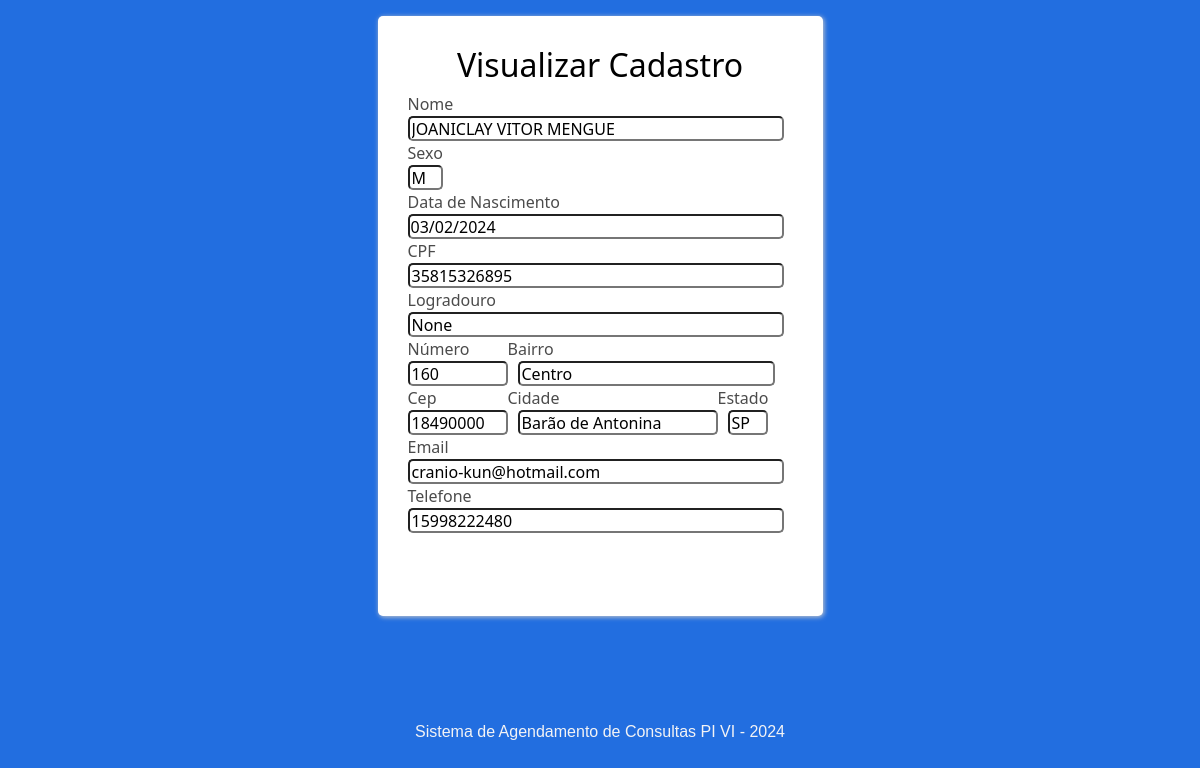
Screenshot of /visualizar3/22 with the database file from the repository.
### odonto/models.py (models this page shows)
class Paciente(db.Model):  # tabela paciente
    id = db.Column(db.Integer, primary_key=True, autoincrement=True)
    nome_paciente = db.Column(db.String)
    sexo = db.Column(db.String)
    data_nasc = db.Column(db.String)
    cpf = db.Column(db.String(14), unique=True, nullable=False)
    logradouro = db.Column(db.String)
    numero = db.Column(db.String)
    bairro = db.Column(db.String)
    cep = db.Column(db.String)
    cidade = db.Column(db.String)
    estado = db.Column(db.String)
    email = db.Column(db.String)
    telefone = db.Column(db.String)

### odonto/main.py (the view, shortened to what this page needs)
@main.route("/visualizar3/<int:id>", methods= ['GET', 'POST'])
def visualizar3(id):
    paciente = Paciente.query.filter_by(id=id).first()
    return render_template('visualizar3.html', paciente=paciente)

### odonto/templates/visualizar3.html (shortened to what this page needs)
{% extends "base2.html" %}
{% block content %}
<!DOCTYPE html>
<html lang="pt-br">
<head>
    <link rel="stylesheet" href="../static/css/style.css">
    <link rel="stylesheet" href="../static/css/bootstrap.css">
    <link rel="stylesheet" href="https://use.fontawesome.com/releases/v5.8.2/css/all.css"
>
</head>
<body>
  <form class="form" method="POST" action="" style="width: 445px;">
      <div class="tlaregistro" style="height: 600px;">
          <div style="text-align: center;">
            <h2 style="color: black;">Visualizar Cadastro</h2>
          </div>
          <div class="tlaregistro-grupo" style="text-align: left;">
            <label>Nome</label>
            <input type="text" name="nome_paciente" value="{{paciente.nome_paciente}}" minlength="5"
                   maxlength="50" placeholder="Digite o nome do paciente"
                   style="width: 376px;" required="" readonly>
           </div>
           <div class="tlaregistro-grupo" style="text-align: left;">
            <label>Sexo</label>
            <input type="text" name="nome_paciente" value="{{paciente.sexo}}" minlength="1"
                   maxlength="1" placeholder="Digite o nome do paciente"
                   style="width: 35px;" required="" readonly>
           </div>
           <div class="tlaregistro-grupo" style="text-align: left;">
            <label>Data de Nascimento
            </label>
            <input type="date" name="data_nasc" value="{{paciente.data_nasc}}" minlength="10"
                   maxlength="10" placeholder="Digite a data de nascimento ex: 15/12/1955 (M/F)"
                   style="width: 376px;" required="" readonly>
           </div>
          <div class="tlaregistro-grupo" style="text-align: left;">
            <label>CPF</label>
            <input type="text" name="cpf" value="{{paciente.cpf}}" minlength="14"
                   maxlength="14" placeholder="Digite o CPF"
                   style="width: 376px;" required="" readonly>
            <label>Logradouro</label>
            <input type="text" name="logradouro" value="{{paciente.logradouro}}" minlength="1"
                   maxlength="50" placeholder="Digite o logradouro - ex: Rua Rafael vita"
                   style="width: 376px;" required="" readonly>
          </div>
          <div>
            <div class="tlaregistro-grupo" style="position: relative; float: left; text-align: left;">
              <label class="tlaregistro-grupo">Número
              <input type="text" name="numero"  value="{{paciente.numero}}" minlength="1"
                     maxlength="10" style="width: 100px;" placeholder="digite o número" required="" readonly> </label>
            </div>
            <div class="tlaregistro-grupo" style="position: relative; float: left; text-align: left;">
            <label class="tlaregistro-grupo">Bairro
              <input type="text" name="bairro" minlength="5" value="{{paciente.bairro}}"
                maxlength="20" style="width: 257px; margin-left: 10px;" placeholder="Digite o Bairro" required="" readonly> </label>
            </div>
          </div>
          <div>
            <div class="tlaregistro-grupo" style="position: relative; float: left; text-align: left;">
              <label class="tlaregistro-grupo">Cep
              <input type="text" name="cep" value="{{paciente.cep}}" maxlength="8"
                     style="width: 100px;" placeholder="Digite o Cep - ex:18480000" required="" readonly> </label>
            </div>
            <div class="tlaregistro-grupo" style="position: relative; float: left; text-align: left;">
              <label class="tlaregistro-grupo">Cidade
              <input type="text" name="cidade" value="{{paciente.cidade}}" maxlength="20"
                     style="width: 200px; margin-left: 10px;" placeholder="Digite a Cidade" required="" readonly> </label>
            </div>
            <div class="tlaregistro-grupo" style="position: relative; float: left; text-align: left;">
              <label class="tlaregistro-grupo">Estado
              <input type="text" name="estado" value="{{paciente.estado}}" minlength="2" maxlength="2"
                      style="width: 40px; margin-left: 10px;" placeholder="" required="" readonly> </label>
            </div>
          </div>
          <div>
            <div class="tlaregistro-grupo" style="position: relative; float: left; text-align: left;">
              <label class="tlaregistro-grupo">Email
              <input type="email" name="email" value="{{paciente.email}}" maxlength="40" style="width: 376px;"
                     placeholder="Digite o Email" required="" readonly> </label>
            </div>
          </div>
          <div>
            <div class="tlaregistro-grupo" style="position: relative; float: left; text-align: left;">
              <label class="tlaregistro-grupo">Telefone
              <input type="text" name="telefone" value="{{paciente.telefone}}" maxlength="15"
                     style="width: 376px;" placeholder="Digite o Telefone - ex: 15 - 3565-3532" required="" readonly> </label>
            </div>
          </div>
          <div class="card-group btn" style="position: relative; float: left; text-align: left; margin-top: 10px; left: 40px;">
          </div>
      </div>
    </form>
</body>
</html>
{% endblock %}

### odonto/static/css/style.css (style rules this page uses)
body { background-color: #1a69dff6; color: rgb(0, 0, 0); height: 100%; }
.form { width: 445px; margin: auto; }
.card-group { margin-bottom: 10px; }
.tlaregistro { box-shadow: 1px 1px 5px #ccc; background-color: white; padding: 30px; border-radius: 5px; }
.tlaregistro-grupo > label { width: 100%; color: rgb(75, 75, 75); display: block; }
.tlaregistro-grupo > input { border-radius: 5px; outline: 0; width: 100%; height: 25px; padding: 5p; }

### odonto/templates/visualizar3.html (style rules this page uses)
input[type="text"] { display:block; }

### rows the page displays
Paciente: nome_paciente "JOANICLAY VITOR MENGUE", nome_paciente "M", data_nasc "03/02/2024", cpf "35815326895", logradouro "None", numero "160", bairro "Centro", cep "18490000", cidade "Barão de Antonina", estado "SP", email "cranio-kun@hotmail.com", telefone "15998222480"
